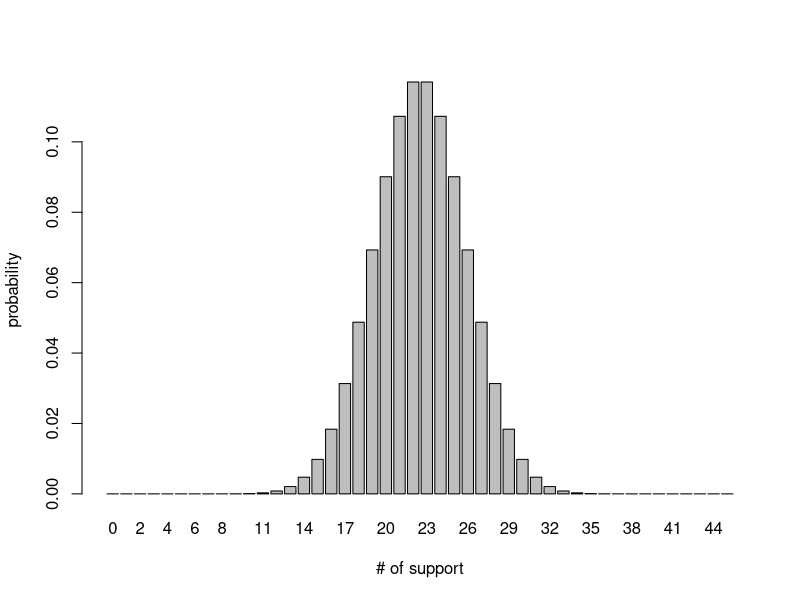

The R source for this figure:
## ---- chunk 1
knitr::opts_chunk$set(echo = TRUE)
## ---- chunk 2
x <- seq(from=0, to=45)
y <- dbinom(x, 45, 0.5)
barplot(y, names.arg=x, xlab="# of support", ylab="probability")
## ---- chunk 3
qbinom(0.025, 45, 0.5)
qbinom(0.975, 45, 0.5)
## ---- chunk 4
32/45
## ---- chunk 5
2 * pbinom(32, 45, 0.5, lower.tail=FALSE)
## ---- chunk 6
qbinom(0.975, 45, 0.85)
qbinom(0.025, 45, 0.85)
## ---- chunk 7
binom.test(25, 30, p=0.85)
## ---- chunk 8
for (val in seq(0.9, 1, 0.05)){
  print(binom.test(25, 30, p=val)$p.value)
}
